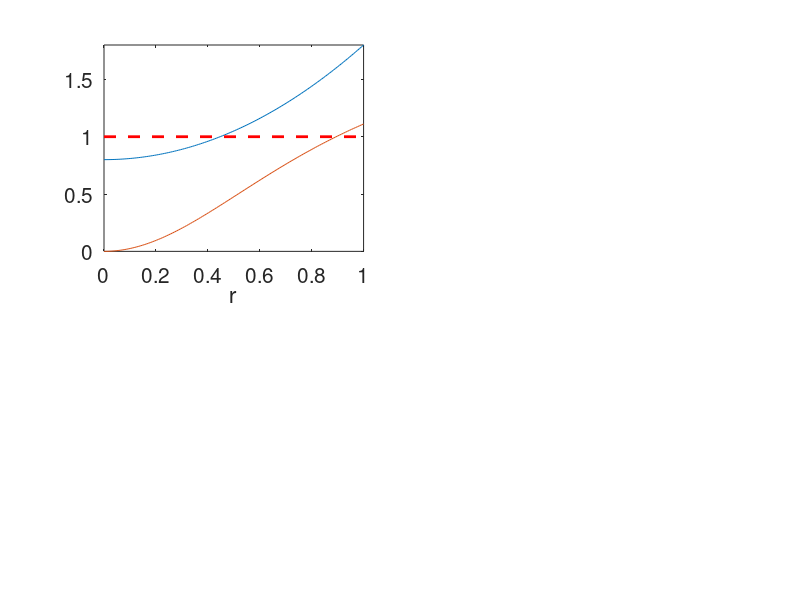

Write the MATLAB code that produced this figure. (Note: this script raises an error after producing the figure.)
% Hua-sheng XIE, huashengxie@gmail.com, IFTS-ZJU, 2013-06-18 19:10
% Reduced MHD eigen solver, cylinder
% 2013-06-19 12:33 rewrite, seems OK

close all; clear; clc;

Nr=2^7;
r=linspace(0,1,Nr+2);
dr=r(2)-r(1);

% initial profiles
% q0=0.8; q1=-3.2; q2=4; 
% q0=1.1; q1=-1.8; q2=4;
q0=0.8; q1=0; q2=1; 
q=q0+q1*r+q2*r.^2;
qp=q1+2*q2.*r;
qpp=2*q2;
s=r.*qp./q;
sp=(r.*q.*qpp+q.*qp-qp.^2.*r)./q.^2;
eta=1e-6+0.*r;
nu=1e-6;
m=1; n=1;

rj=r(2:Nr+1); % define a temp radius parameter, r_j=j*dr, j=1,...,Nr
qj=q(2:Nr+1);
sj=s(2:Nr+1);
spj=sp(2:Nr+1);
etaj=eta(2:Nr+1);
rhojp=(1/dr^2+1./(2*rj*dr)); % rho_j^{+}
rhoj0=0.*rj-2/dr^2; % rho_j^{0}
rhojm=(1/dr^2-1./(2*rj*dr)); % rho_j^{-}


% set sparse matries DI, I, O, ...
j=1:Nr; jm=2:Nr; jp=1:(Nr-1);
DI = sparse(j,j,rhoj0,Nr,Nr)+sparse(jm,jp,rhojm(jm),Nr,Nr)+...
    sparse(jp,jm,rhojp(jp),Nr,Nr);

I=speye(Nr,Nr);
O=0.*DI;

tmp1=m^2./rj.^2;
Diag1 = sparse(j,j,tmp1,Nr,Nr);

tmp2=-m^2.*etaj./rj.^2;
Diag2 = sparse(j,j,tmp2,Nr,Nr);

tmp3=1i*(n-m./qj);
Diag3 = sparse(j,j,tmp3,Nr,Nr);

tmp4=-1i*((n-m./qj).*m^2./rj.^2+m./rj.*(spj./qj-sj.*(sj-2)./(rj.*qj)));
Diag4 = sparse(j,j,tmp4,Nr,Nr);

tmp5=m^4.*nu./rj.^4;
Diag5 = sparse(j,j,tmp5,Nr,Nr);

tmp6=etaj;
Diag6 = sparse(j,j,tmp6,Nr,Nr);

% set matrice A and B
B=[I O; O DI-Diag1];
C=[Diag2 Diag3; Diag4 Diag5];
D=[Diag6*DI O; Diag3*DI nu*(DI*DI-Diag1*DI-DI*Diag1)]; % '*' not '.*'!!
A=C+D;

% solve
sigma=0.1; % search eigenvalues aroud this value
[V,M]=eigs(A,B,6,sigma);
% [V,M]=eigs(A,B,6,'lr');
[row,col] = find(real(M)==max(max(real(M))));
w=1i*M(row,col);
psi=V(1:Nr,col);
phi=V((Nr+1):2*Nr,col);
norm=real(psi(find(abs(psi)==max(abs(psi)))));
psi=psi/norm; phi=phi/norm;
    
h=figure('unit','normalized','Position',[0.01 0.1 0.5 0.6],...
    'DefaultAxesFontSize',15);
subplot(2,2,1);
plot(r,q,r,s,[0,1],[1,1],'r--','LineWidth',2); 
xlabel('r'); xlim([0,1]); axis tight;
legend('q','s',2); legend('boxoff');
title(['(a) q=',num2str(q0),'+',num2str(q1),'r+',num2str(q2),...
    'r^2, \eta=',num2str(eta(1)),', \nu=',num2str(nu)]);

if(Nr<=2^9) % eig() supports only small dimensions, e.g., N<1000 
    FA=full(A); FB=full(B); FC=full(C); FD=full(D);
    d=eig(FA,FB); wtmp=1i*d;
    subplot(2,2,2);
    ind=find(imag(wtmp)>0);
    xmax=1.1*max(abs(real(wtmp))); 
    ymax=max(imag(wtmp)); ymin=min(imag(wtmp)); 
    plot(real(wtmp),imag(wtmp),'m.',real(wtmp(ind)),...
        imag(wtmp(ind)),'r+',[-xmax,xmax],[0,0],'g--','LineWidth',2);
    axis([-xmax,xmax 1.1*ymin-0.1*ymax 1.1*ymax-0.1*ymin]); 
    xlabel('Re(\omega)'); ylabel('Im(\omega)');
    title('(b) eigenvalues');
end

subplot(2,2,3);
plot(rj,real(psi),rj,imag(psi),'r--','LineWidth',2); xlabel('r');
legend('Re(\psi)','Im(\psi)'); legend('boxoff');
title(['(c) Nr=',num2str(Nr),', m=',num2str(m),', n=',num2str(n)]);
subplot(2,2,4); 
plot(rj,real(phi),rj,imag(phi),'r--','LineWidth',2); xlabel('r');
legend('Re(\phi)','Im(\phi)'); legend('boxoff');
title(['(d) \omega=',num2str(w,3)]);

print('-dpng',['Nr=',num2str(Nr),',m=',num2str(m),...
    ',n=',num2str(n),',q=',num2str(q0),'+',num2str(q1),...
    'r+',num2str(q2),'r^2.png']);

